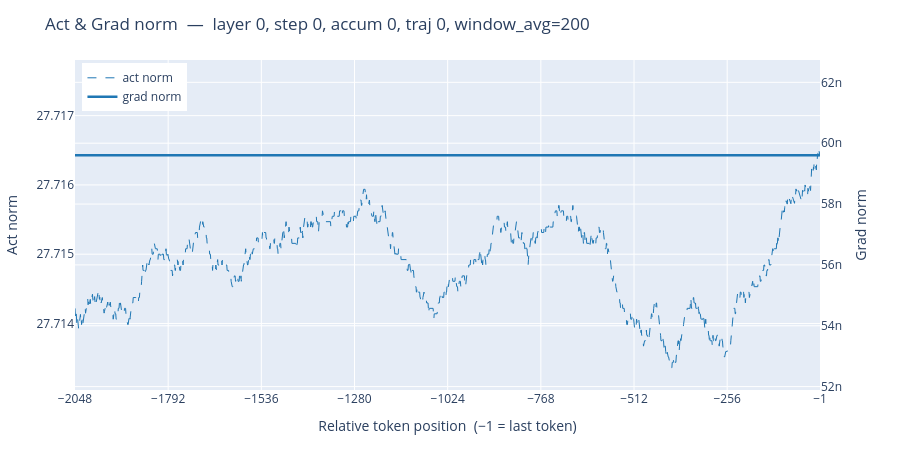

Notebook cell for this chart:
### Markdown cell above
## Act & grad on one figure

### Code cell
plot_single_act_grad_norm(
    v_act, v_grad,
    global_step=0, accum_idx=0, traj_idx=0, layer=0,
    title='Act & Grad norm', window_avg=200,
).show()

### Figure 1 — Plotly figure (JSON) as saved in the notebook; plotly's stock layout.template omitted (floating-point values rounded to 4 significant figures; data arrays with more than 128 entries replaced by an {"elided": "..."} marker saying what was removed)
{"data": [{"hovertemplate": "pos: %{x}<br>act norm: %{y:.4f}<extra></extra>", "line": {"color": "#1f77b4", "dash": "dash", "width": 1}, "mode": "lines", "name": "act norm", "type": "scatter", "x": {"elided": "2048 int values"}, "y": {"elided": "2048 float values"}, "yaxis": "y"}, {"hovertemplate": "pos: %{x}<br>grad norm: %{y:.4f}<extra></extra>", "line": {"color": "#1f77b4", "width": 2.5}, "mode": "lines", "name": "grad norm", "type": "scatter", "x": {"elided": "2048 int values"}, "y": {"elided": "2048 float values"}, "yaxis": "y2"}], "layout": {"height": 450, "legend": {"x": 0.01, "xanchor": "left", "y": 0.99, "yanchor": "top"}, "margin": {"b": 60, "l": 60, "r": 80, "t": 60}, "title": {"text": "Act & Grad norm  —  layer 0, step 0, accum 0, traj 0, window_avg=200"}, "xaxis": {"tickmode": "array", "tickvals": [-2048, -1792, -1536, -1280, -1024, -768, -512, -256, -1], "title": {"text": "Relative token position  (−1 = last token)"}}, "yaxis": {"range": [27.71, 27.72], "title": {"text": "Act norm"}}, "yaxis2": {"overlaying": "y", "range": [5.189e-08, 6.273e-08], "side": "right", "title": {"text": "Grad norm"}}}}
